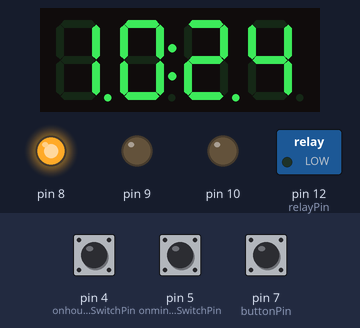
Bench run of a sketch on a simulated Arduino Uno, built with avr-gcc and run on an emulated ATmega328P. Shown: 4-digit seven-segment display, switched loads named in the sketch (green lamp = pin HIGH), output pins drawn as LEDs (lit = HIGH). Inputs (shaded band) come from the test bench; at power-on: pin 7 (buttonPin) HIGH, pin 4 (onhoursSwitchPin) HIGH, pin 5 (onminutesSwitchPin) HIGH. The local clock reads 2024-03-15 10:24:30 at power-on unless the sketch sets it; EEPROM starts erased.

Above: at 1.2 s.
1.3 s: pin 7 (buttonPin) pulled LOW for 1 s
At 2.9 s:
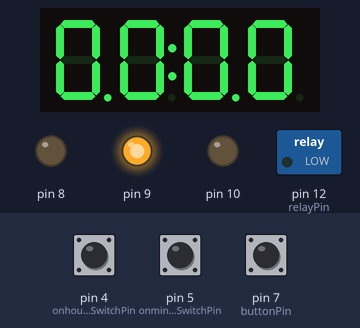
4.0 s: pin 4 (onhoursSwitchPin) pulled LOW for 1 s
At 5.7 s:
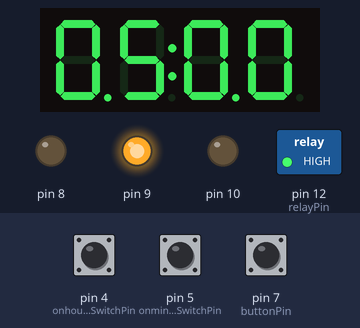
6.5 s: pin 7 (buttonPin) pulled LOW for 0.15 s
At 7.7 s:
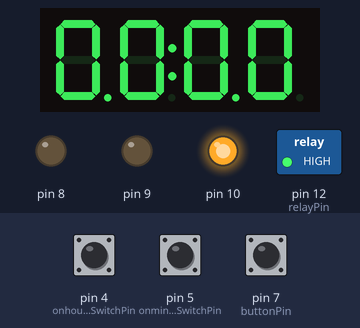
8.3 s: pin 5 (onminutesSwitchPin) pulled LOW for 3.2 s
At 12.6 s:
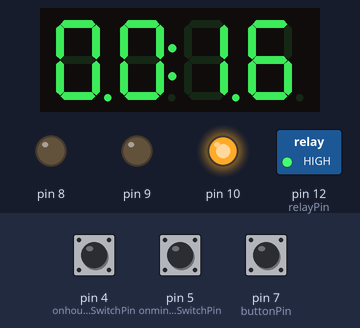
13.0 s: pin 7 (buttonPin) pulled LOW for 0.15 s
At 14.0 s:
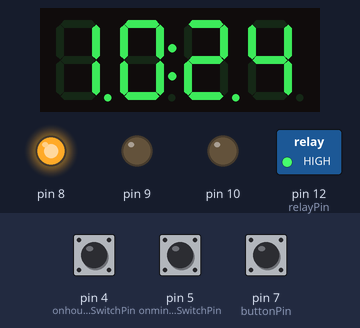
14.7 s: pin 4 (onhoursSwitchPin) pulled LOW for 0.15 s
At 15.2 s:
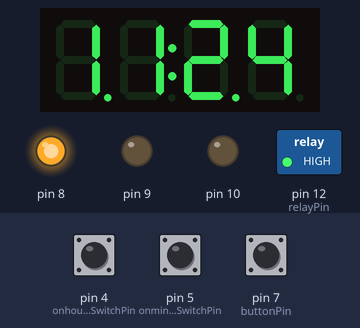
Timing chart, 0 to 17.3 s (numbered marks = the images above; inputs shaded):
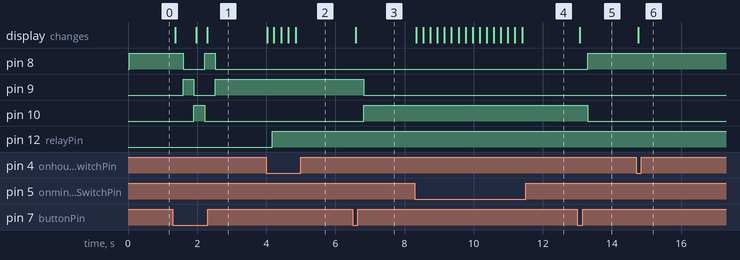

The sketch:

Irrigation_code.ino
```cpp
#include <RTClib.h>
#include <EEPROM.h>
#include <TM1637Display.h>

#define EEPROM_ADDR_ONHOURS 0
#define EEPROM_ADDR_ONMINUTES 1
#define EEPROM_ADDR_OFFHOURS 2
#define EEPROM_ADDR_OFFMINUTES 3
#define EEPROM_ADDR_CURRENT_HOURS 4
#define EEPROM_ADDR_CURRENT_MINUTES 5

const int onhoursSwitchPin = 4;
const int onminutesSwitchPin = 5;
const int relayPin = 12;
const int buttonPin = 7;

int storedOnhours = 0;
int storedOnminutes = 0;
int storedOffhours = 0;
int storedOffminutes = 0;

int onhours = 0;
int onminutes = 0;
int offhours = 0;
int offminutes = 0;

RTC_DS3231 rtc;

TM1637Display display(2, 3);

int displayState = 0;

void updateDisplay();
void switchDisplayState();
void updateCurrentTime();

void setup() {
    pinMode(8, OUTPUT);
    pinMode(9, OUTPUT);
    pinMode(10, OUTPUT);

    Wire.begin();
    rtc.begin();
    pinMode(relayPin, OUTPUT);
    digitalWrite(relayPin, LOW);
    //rtc.adjust(DateTime(F(__DATE__), F(__TIME__)));
    pinMode(onhoursSwitchPin, INPUT_PULLUP);
    pinMode(onminutesSwitchPin, INPUT_PULLUP);
    pinMode(buttonPin, INPUT_PULLUP);

    storedOnhours = EEPROM.read(EEPROM_ADDR_ONHOURS);
    storedOnminutes = EEPROM.read(EEPROM_ADDR_ONMINUTES);
    storedOffhours = EEPROM.read(EEPROM_ADDR_OFFHOURS);
    storedOffminutes = EEPROM.read(EEPROM_ADDR_OFFMINUTES);

    if (storedOnhours >= 0 && storedOnhours < 24) {
        onhours = storedOnhours;
    }
    if (storedOnminutes >= 0 && storedOnminutes < 60) {
        onminutes = storedOnminutes;
    }
    if (storedOffhours >= 0 && storedOffhours < 24) {
        offhours = storedOffhours;
    }
    if (storedOffminutes >= 0 && storedOffminutes < 60) {
        offminutes = storedOffminutes;
    }

    display.setBrightness(0);

    updateDisplay();
}

void loop() {
    DateTime now = rtc.now();
    int minutes = now.minute();
    int hours = now.hour();
    int currentTimeMinutes = (hours * 60) + minutes;
    String formattedMinutes = (minutes < 10) ? "0" + String(minutes) : String(minutes);
    String formattedHours = (hours < 10) ? "0" + String(hours) : String(hours);
    delay(10);

       switch (displayState) {

    case 0:

        digitalWrite(8, HIGH);
        digitalWrite(9, LOW);
        digitalWrite(10, LOW);

        if (digitalRead(onhoursSwitchPin) == LOW) {
                int currentHours = rtc.now().hour();
                currentHours = (currentHours + 1) % 24;
                rtc.adjust(DateTime(rtc.now().year(), rtc.now().month(), rtc.now().day(), currentHours, rtc.now().minute(), 0));
                updateCurrentTime();
                delay(100);
            }
        if (digitalRead(onminutesSwitchPin) == LOW) {
                int currentMinutes = rtc.now().minute();
                currentMinutes = (currentMinutes + 1) % 60;
                rtc.adjust(DateTime(rtc.now().year(), rtc.now().month(), rtc.now().day(), rtc.now().hour(), currentMinutes, 0));
                updateCurrentTime();
                delay(100);
            }
        break;

    case 1:

        digitalWrite(9, HIGH);
        digitalWrite(10, LOW);
        digitalWrite(8, LOW);

        if (digitalRead(onhoursSwitchPin) == LOW) {
            onhours = (onhours + 1) % 24;
            updateDisplay();
            delay(100);
        }
        if (digitalRead(onminutesSwitchPin) == LOW) {
            onminutes = (onminutes + 1) % 60;
            updateDisplay();
            delay(100);
        }

        break;

    case 2:

        digitalWrite(10, HIGH);
        digitalWrite(9, LOW);
        digitalWrite(8, LOW);

        if (digitalRead(onhoursSwitchPin) == LOW) {
            offhours = (offhours + 1) % 24;
            updateDisplay();
            delay(100);
        }
        if (digitalRead(onminutesSwitchPin) == LOW) {
            offminutes = (offminutes + 1) % 60;
            updateDisplay();
            delay(100);
        }
      break;


       }

  if (storedOnhours != onhours) {
        storedOnhours = onhours;
        EEPROM.write(EEPROM_ADDR_ONHOURS, storedOnhours);
     }
    delay(10);
  if (storedOffhours != offhours) {
        storedOffhours = offhours;
        EEPROM.write(EEPROM_ADDR_OFFHOURS, storedOffhours);
     }
     delay(10);
  if (storedOnminutes != onminutes) {
        storedOnminutes = onminutes;
        EEPROM.write(EEPROM_ADDR_ONMINUTES, storedOnminutes);
     }
     delay(10);
  if (storedOffminutes != offminutes) {
        storedOffminutes = offminutes;
        EEPROM.write(EEPROM_ADDR_OFFMINUTES, storedOffminutes);
     }
     delay(10);

    int onTimeMinutes = (onhours * 60) + onminutes ;
    int offTimeMinutes = (offhours * 60) + offminutes ;


    if (offTimeMinutes < onTimeMinutes) {
    if (currentTimeMinutes >= onTimeMinutes || currentTimeMinutes < offTimeMinutes) {
      digitalWrite(relayPin, HIGH);
    }
    else {
      digitalWrite(relayPin, LOW);
    }
  }
  else {
    if (currentTimeMinutes >= onTimeMinutes && currentTimeMinutes < offTimeMinutes) {
      digitalWrite(relayPin, HIGH);
    }
    else {
      digitalWrite(relayPin, LOW);
    }
  }

  delay(10);


    if (digitalRead(buttonPin) == LOW) {
        switchDisplayState();
        delay(200);
    }

     updateDisplay();

}

void updateDisplay() {
    int displayHours, displayMinutes;

    switch (displayState) {
        case 0:
               {
                DateTime now = rtc.now();
                int minutes = now.minute();
                int hours = now.hour();
                displayHours = hours;
                displayMinutes = minutes;

               }
            break;

        case 1:
            displayHours = onhours;
            displayMinutes = onminutes;
            break;

        case 2:
            displayHours = offhours;
            displayMinutes = offminutes;
            break;


    }

    display.showNumberDecEx(displayHours * 100 + displayMinutes, 0b11100000, true);
}

void updateCurrentTime() {
    int currentHours = rtc.now().hour();
    int currentMinutes = rtc.now().minute();

    EEPROM.write(EEPROM_ADDR_CURRENT_HOURS, currentHours);
    EEPROM.write(EEPROM_ADDR_CURRENT_MINUTES, currentMinutes);

    display.showNumberDecEx(currentHours * 100 + currentMinutes, 0b11100000, true);
}

void switchDisplayState() {
    displayState = (displayState + 1) % 3;
    updateDisplay();
}
```

Measured:
- after the input at 1.3 s, pin 8: HIGH → LOW after 0.30 s, → HIGH 0.61 s later, → LOW 0.30 s later; pin 9: LOW → HIGH after 0.30 s, → LOW 0.30 s later, → HIGH 0.61 s later; pin 10: LOW → HIGH after 0.61 s, → LOW 0.31 s later; the display: changes after 0.07 s (image 1)
- after the input at 4.0 s, pin 12 (relayPin): LOW → HIGH after 0.17 s; the display: first changes at once (image 2 shows a later state)
- after the input at 6.5 s, pin 9: HIGH → LOW after 0.33 s; pin 10: LOW → HIGH after 0.33 s; the display: changes after 0.09 s (image 3)
- after the input at 8.3 s, the display: first changes at once (image 4 shows a later state)
- after the input at 13.0 s, pin 8: LOW → HIGH after 0.30 s; pin 10: HIGH → LOW after 0.30 s; the display: changes after 0.06 s (image 5)
- after the input at 14.7 s, the display: changes after 0.07 s (image 6)
